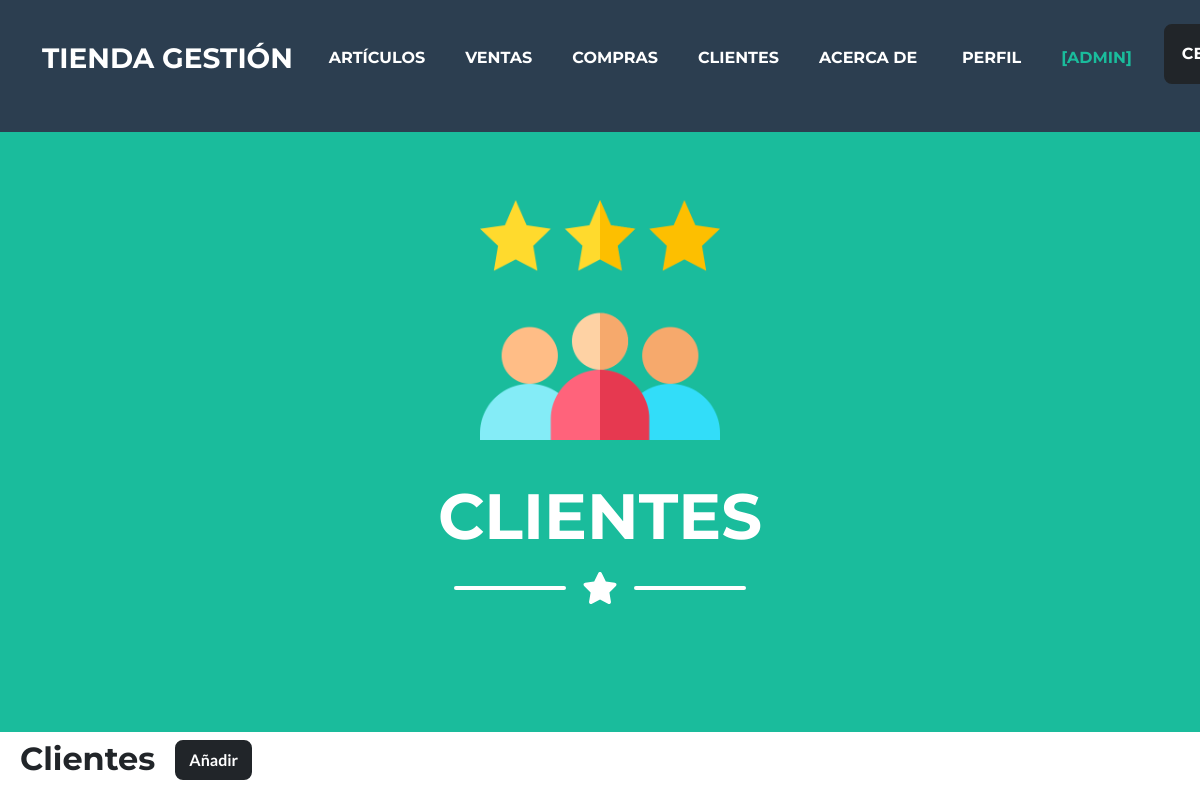
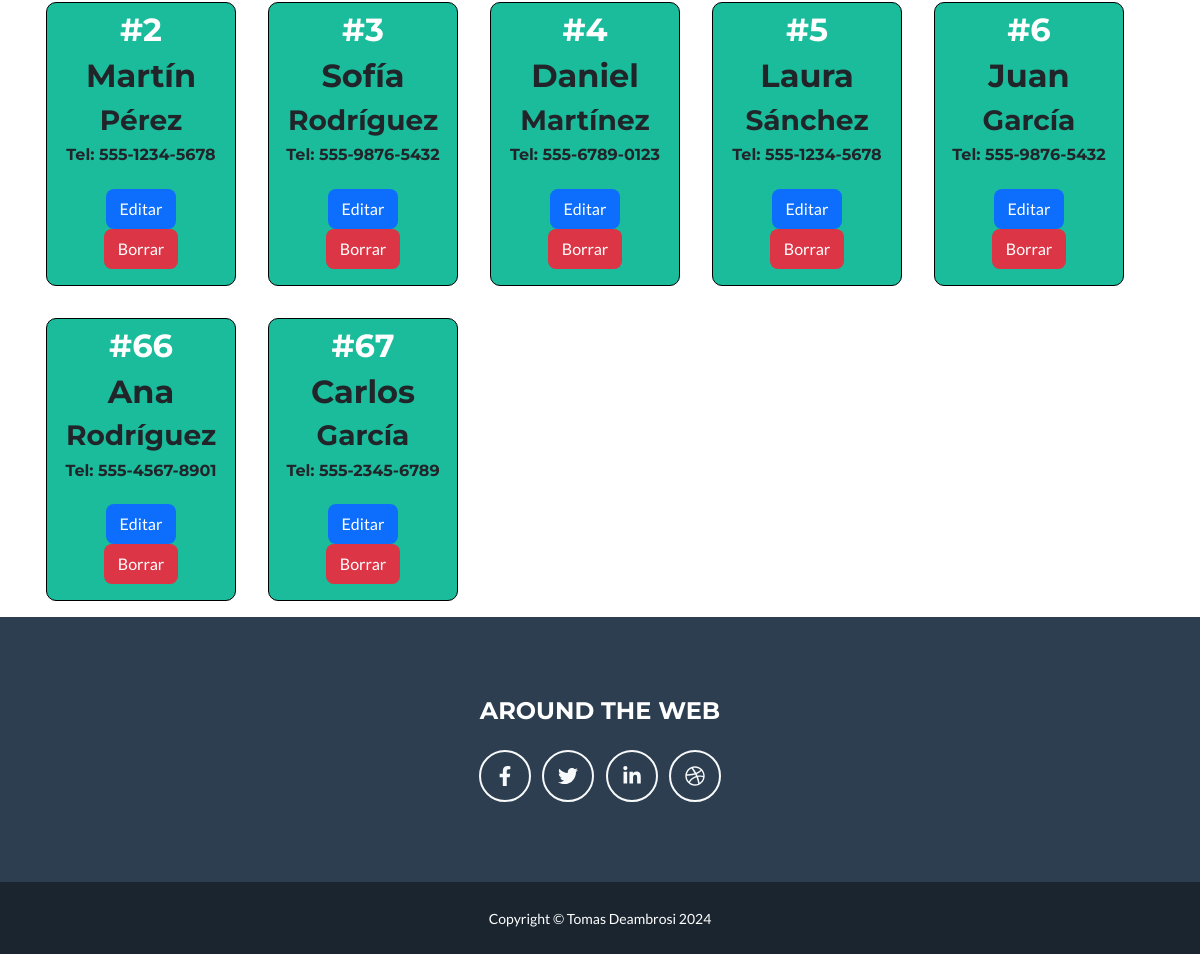
The app's page /clientes/ (signed in) with its own data (2 pictures, top to bottom).
### aplicacion/models.py (models this page shows, shortened)
class Cliente(models.Model):
    nombre = models.CharField(max_length=60)
    apellido = models.CharField(max_length=60)
    telefono = models.CharField(max_length=15)

### aplicacion/views.py (the view)
# urls.py: path('clientes/', ClienteList.as_view(), name="clientes"),
class ClienteList(LoginRequiredMixin, ListView):
    model = Cliente

### aplicacion/templates/aplicacion/cliente_list.html (shortened to what this page needs)
{% extends "aplicacion/index.html" %}
{%load static%}
{% block imagen %}
    <img class="masthead-avatar mb-5" src="{% static 'assets/img/clientes.png' %}" alt="..." />
{% endblock imagen %}
{% block titulo %}
    <h1 class="masthead-heading text-uppercase mb-0">Clientes</h1>
{% endblock titulo %}
{% block icono %}
    <div class="divider-custom-icon"><i class="fas fa-star"></i></div>
{% endblock icono %}
{% block contenido %}
    <div class="container m-1 p-0 d-flex">
        <h2 class= "my-1 mx-3">Clientes</h2>
        <button type="button" class="btn btn-dark m-1">
            <a href="{% url 'clientes_create' %}" style="color: white; font-weight: bold; text-decoration: none">Añadir</a>
        </button>
    </div>
    <div class="container">
        <div class="row d-flex align-content-start flex-wrap">
        {% for c in cliente_list  %}
                <div class="col-2 text-center mx-3 my-3" style="border: solid 1px black; border-radius: 10px; background: #1abc9c">
                    <h2 class="mt-2" style="color:white">#{{ c.id }}</h2>
                    <h2>{{ c.nombre }}</h2>
                    <h3>{{ c.apellido }}</h3>
                    <h6>Tel: {{ c.telefono }}</h6>
                    <div class="container p-3">
                        <button type="button" class="btn" style="background: #0d6efd">
                            <a href="{% url 'clientes_update' c.id %}" style="color: white; text-decoration: none">
                                Editar
                            </a>
                        </button>
                        <button type="button" class="btn" style="background: #dc3545">
                            <a href="{% url 'clientes_delete' c.id %}" style="color: white; text-decoration: none">
                                Borrar
                            </a>
                        </button>
                    </div>
                </div>
        {% endfor %}
        </div>
    </div>
{% endblock contenido %}

### aplicacion/templates/aplicacion/index.html (shortened to what this page needs)
<!DOCTYPE html>
<html lang="en">
    <head>
        {% load static %}
        <link href="{% static 'css/styles.css' %}" rel="stylesheet" />
    </head>
    <body id="page-top">
        <nav class="navbar navbar-expand-lg bg-secondary text-uppercase fixed-top" id="mainNav">
            <div class="container">
                <a class="navbar-brand mb-3" href="{% url 'index' %}">Tienda Gestión</a>
                <div class="collapse navbar-collapse d-flex justify-content-between" id="navbarResponsive">
                    <ul class="navbar-nav ms-auto">
                        {% if user.is_authenticated %}
                            <li class="nav-item mx-0 mx-lg-1"><a class="nav-link py-3 px-0 px-lg-3 rounded" href="{% url 'articulos' %}">Artículos</a></li>
                            <li class="nav-item mx-0 mx-lg-1"><a class="nav-link py-3 px-0 px-lg-3 rounded" href="{% url 'ventas' %}">Ventas</a></li>
                            <li class="nav-item mx-0 mx-lg-1"><a class="nav-link py-3 px-0 px-lg-3 rounded" href="{% url 'compras' %}">Compras</a></li>
                            <li class="nav-item mx-0 mx-lg-1"><a class="nav-link py-3 px-0 px-lg-3 rounded" href="{% url 'clientes' %}">Clientes</a></li>
                            <li class="nav-item mx-0 mx-lg-1"><a class="nav-link py-3 px-0 px-lg-3 rounded" href="{% url 'acerca_de' %}" style="width:135px">Acerca de</a></li>
                            <li class="nav-item mx-0 mx-lg-1"><a class="nav-link py-3 px-0 px-lg-3 rounded" href="{% url 'perfil' %}">Perfil</a></li>
                            <li class="nav-item mx-0 mx-lg-1"><p class="nav-link py-3 px-0 px-lg-3 rounded" style="color:#1abc9c">[{{user.username}}]</p></li>
                        {% endif %}
                    </ul>
                </div>
                {% if user.is_authenticated %}
                    <div class="container pb-4">
                        <form method="post" action="{% url 'logout' %}" style="width: 200px">
                            <button class="btn btn-dark nav-link py-3 px-0 px-lg-3 rounded" href="" style="color:white">CERRAR SESIÓN</button>
                        </form>
                    </div>
                {% endif %}
            </div>
        </nav>
        <header class="masthead bg-primary text-white text-center">
            <div class="container d-flex align-items-center flex-column">
                {% block imagen %}{% endblock imagen %}
                {% block titulo %}{% endblock titulo %}
                <div class="divider-custom divider-light">
                    <div class="divider-custom-line"></div>
                    {% block icono %}{% endblock icono %}
                    <div class="divider-custom-line"></div>
                </div>
            </div>
        </header>
        <main>
            {% block contenido%}
            {% endblock contenido%}
        </main>
        <footer class="footer text-center">
            <div class="container">
                <div class="row">
                    <div class="col-lg mb-5 mb-lg-0">
                        <h4 class="text-uppercase mb-4">Around the Web</h4>
                        <a class="btn btn-outline-light btn-social mx-1" href="#!"><i class="fab fa-fw fa-facebook-f"></i></a>
                        <a class="btn btn-outline-light btn-social mx-1" href="#!"><i class="fab fa-fw fa-twitter"></i></a>
                        <a class="btn btn-outline-light btn-social mx-1" href="#!"><i class="fab fa-fw fa-linkedin-in"></i></a>
                        <a class="btn btn-outline-light btn-social mx-1" href="#!"><i class="fab fa-fw fa-dribbble"></i></a>
                    </div>
                </div>
            </div>
        </footer>
        <div class="copyright py-4 text-center text-white">
            <div class="container"><small>Copyright &copy; Tomas Deambrosi 2024</small></div>
        </div>
    </body>
</html>

### records on screen
Cliente: id "2", nombre "Martín", apellido "Pérez", telefono "555-1234-5678"
Cliente: id "3", nombre "Sofía", apellido "Rodríguez", telefono "555-9876-5432"
Cliente: id "4", nombre "Daniel", apellido "Martínez", telefono "555-6789-0123"
Cliente: id "5", nombre "Laura", apellido "Sánchez", telefono "555-1234-5678"
Cliente: id "6", nombre "Juan", apellido "García", telefono "555-9876-5432"
Cliente: id "66", nombre "Ana", apellido "Rodríguez", telefono "555-4567-8901"
Cliente: id "67", nombre "Carlos", apellido "García", telefono "555-2345-6789"

### other values on screen
{{ user.username }} "ADMIN"
